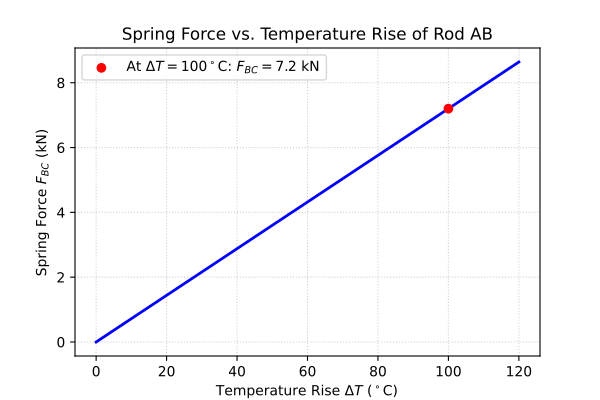

Here is the Python script that generated this plot:
import numpy as np
import matplotlib.pyplot as plt

A_area = 500.0
E = 60e3
alpha = 12e-6
L = 3000.0
k_rod = (A_area * E) / L
k_spring = 2500.0

dT = np.linspace(0, 120, 100)
F_th = A_area * E * alpha * dT
F_spring = k_spring * (F_th / (k_rod + k_spring)) / 1000.0

plt.figure(figsize=(6, 4))
plt.plot(dT, F_spring, 'b-', linewidth=2)
plt.scatter([100], [7.2], color='red', zorder=5, label='At $\Delta T = 100^\circ$C: $F_{BC} = 7.2$ kN')

plt.grid(True, linestyle=':', alpha=0.6)
plt.xlabel(r'Temperature Rise $\Delta T$ ($^\circ$C)')
plt.ylabel('Spring Force $F_{BC}$ (kN)')
plt.title('Spring Force vs. Temperature Rise of Rod AB')
plt.legend()
plt.savefig('q51.pdf')
plt.close()
